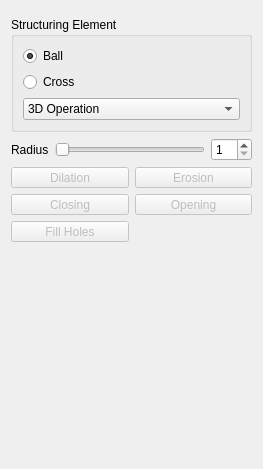
<?xml version="1.0" encoding="UTF-8"?>
<ui version="4.0">
 <class>QmitkMorphologicalOperationsWidgetControls</class>
 <widget class="QWidget" name="QmitkMorphologicalOperationsWidgetControls">
  <property name="geometry">
   <rect>
    <x>0</x>
    <y>0</y>
    <width>263</width>
    <height>469</height>
   </rect>
  </property>
  <property name="windowTitle">
   <string>Form</string>
  </property>
  <layout class="QVBoxLayout" name="verticalLayout_2">
   <item>
    <widget class="QmitkDataSelectionWidget" name="dataSelectionWidget" native="true"/>
   </item>
   <item>
    <widget class="QGroupBox" name="groupBox_6">
     <property name="title">
      <string>Structuring Element</string>
     </property>
     <layout class="QVBoxLayout" name="verticalLayout">
      <item>
       <widget class="QRadioButton" name="radioButtonMorphoBall">
        <property name="text">
         <string>Ball</string>
        </property>
        <property name="checked">
         <bool>true</bool>
        </property>
       </widget>
      </item>
      <item>
       <widget class="QRadioButton" name="radioButtonMorphoCross">
        <property name="text">
         <string>Cross</string>
        </property>
       </widget>
      </item>
      <item>
       <widget class="QComboBox" name="planeSelectionComboBox">
        <item>
         <property name="text">
          <string>3D Operation</string>
         </property>
        </item>
        <item>
         <property name="text">
          <string>2D Operation - Axial</string>
         </property>
        </item>
        <item>
         <property name="text">
          <string>2D Operation - Sagital</string>
         </property>
        </item>
        <item>
         <property name="text">
          <string>2D Operation - Coronal</string>
         </property>
        </item>
       </widget>
      </item>
     </layout>
    </widget>
   </item>
   <item>
    <layout class="QHBoxLayout" name="horizontalLayout_2">
     <item>
      <widget class="QLabel" name="label">
       <property name="text">
        <string>Radius</string>
       </property>
      </widget>
     </item>
     <item>
      <widget class="QSlider" name="sliderMorphFactor">
       <property name="minimum">
        <number>1</number>
       </property>
       <property name="maximum">
        <number>20</number>
       </property>
       <property name="pageStep">
        <number>1</number>
       </property>
       <property name="orientation">
        <enum>Qt::Horizontal</enum>
       </property>
      </widget>
     </item>
     <item>
      <widget class="QSpinBox" name="spinBoxMorphFactor">
       <property name="minimum">
        <number>1</number>
       </property>
       <property name="maximum">
        <number>20</number>
       </property>
      </widget>
     </item>
    </layout>
   </item>
   <item>
    <layout class="QGridLayout" name="gridLayout">
     <item row="0" column="0">
      <widget class="QToolButton" name="btnDilatation">
       <property name="enabled">
        <bool>false</bool>
       </property>
       <property name="sizePolicy">
        <sizepolicy hsizetype="Minimum" vsizetype="Fixed">
         <horstretch>0</horstretch>
         <verstretch>0</verstretch>
        </sizepolicy>
       </property>
       <property name="text">
        <string>Dilation</string>
       </property>
       <property name="icon">
        <iconset resource="./resources/MorphologicalOperationsWidget.qrc">
         <normaloff>:/SegmentationUtilities/MorphologicalOperations/Dilate_48x48.png</normaloff>:/SegmentationUtilities/MorphologicalOperations/Dilate_48x48.png</iconset>
       </property>
       <property name="iconSize">
        <size>
         <width>32</width>
         <height>32</height>
        </size>
       </property>
       <property name="toolButtonStyle">
        <enum>Qt::ToolButtonTextUnderIcon</enum>
       </property>
      </widget>
     </item>
     <item row="0" column="1">
      <widget class="QToolButton" name="btnErosion">
       <property name="enabled">
        <bool>false</bool>
       </property>
       <property name="sizePolicy">
        <sizepolicy hsizetype="Minimum" vsizetype="Fixed">
         <horstretch>0</horstretch>
         <verstretch>0</verstretch>
        </sizepolicy>
       </property>
       <property name="text">
        <string>Erosion</string>
       </property>
       <property name="icon">
        <iconset resource="./resources/MorphologicalOperationsWidget.qrc">
         <normaloff>:/SegmentationUtilities/MorphologicalOperations/Erode_48x48.png</normaloff>:/SegmentationUtilities/MorphologicalOperations/Erode_48x48.png</iconset>
       </property>
       <property name="iconSize">
        <size>
         <width>32</width>
         <height>32</height>
        </size>
       </property>
       <property name="toolButtonStyle">
        <enum>Qt::ToolButtonTextUnderIcon</enum>
       </property>
      </widget>
     </item>
     <item row="1" column="0">
      <widget class="QToolButton" name="btnClosing">
       <property name="enabled">
        <bool>false</bool>
       </property>
       <property name="sizePolicy">
        <sizepolicy hsizetype="Minimum" vsizetype="Fixed">
         <horstretch>0</horstretch>
         <verstretch>0</verstretch>
        </sizepolicy>
       </property>
       <property name="text">
        <string>Closing</string>
       </property>
       <property name="icon">
        <iconset resource="./resources/MorphologicalOperationsWidget.qrc">
         <normaloff>:/SegmentationUtilities/MorphologicalOperations/Closing_48x48.png</normaloff>:/SegmentationUtilities/MorphologicalOperations/Closing_48x48.png</iconset>
       </property>
       <property name="iconSize">
        <size>
         <width>32</width>
         <height>32</height>
        </size>
       </property>
       <property name="toolButtonStyle">
        <enum>Qt::ToolButtonTextUnderIcon</enum>
       </property>
      </widget>
     </item>
     <item row="1" column="1">
      <widget class="QToolButton" name="btnOpening">
       <property name="enabled">
        <bool>false</bool>
       </property>
       <property name="sizePolicy">
        <sizepolicy hsizetype="Minimum" vsizetype="Fixed">
         <horstretch>0</horstretch>
         <verstretch>0</verstretch>
        </sizepolicy>
       </property>
       <property name="text">
        <string>Opening</string>
       </property>
       <property name="icon">
        <iconset resource="./resources/MorphologicalOperationsWidget.qrc">
         <normaloff>:/SegmentationUtilities/MorphologicalOperations/Opening_48x48.png</normaloff>:/SegmentationUtilities/MorphologicalOperations/Opening_48x48.png</iconset>
       </property>
       <property name="iconSize">
        <size>
         <width>32</width>
         <height>32</height>
        </size>
       </property>
       <property name="toolButtonStyle">
        <enum>Qt::ToolButtonTextUnderIcon</enum>
       </property>
      </widget>
     </item>
     <item row="2" column="0">
      <widget class="QToolButton" name="btnFillHoles">
       <property name="enabled">
        <bool>false</bool>
       </property>
       <property name="sizePolicy">
        <sizepolicy hsizetype="Minimum" vsizetype="Fixed">
         <horstretch>0</horstretch>
         <verstretch>0</verstretch>
        </sizepolicy>
       </property>
       <property name="toolTip">
        <string>Globally fills holes in segmentation (structuring element and radius not required)</string>
       </property>
       <property name="text">
        <string>Fill Holes</string>
       </property>
       <property name="icon">
        <iconset resource="./resources/MorphologicalOperationsWidget.qrc">
         <normaloff>:/SegmentationUtilities/MorphologicalOperations/FillHoles_48x48.png</normaloff>:/SegmentationUtilities/MorphologicalOperations/FillHoles_48x48.png</iconset>
       </property>
       <property name="iconSize">
        <size>
         <width>32</width>
         <height>32</height>
        </size>
       </property>
       <property name="toolButtonStyle">
        <enum>Qt::ToolButtonTextUnderIcon</enum>
       </property>
      </widget>
     </item>
    </layout>
   </item>
   <item>
    <spacer name="verticalSpacer">
     <property name="orientation">
      <enum>Qt::Vertical</enum>
     </property>
     <property name="sizeHint" stdset="0">
      <size>
       <width>20</width>
       <height>518</height>
      </size>
     </property>
    </spacer>
   </item>
  </layout>
 </widget>
 <customwidgets>
  <customwidget>
   <class>QmitkDataSelectionWidget</class>
   <extends>QWidget</extends>
   <header>QmitkDataSelectionWidget.h</header>
   <container>1</container>
  </customwidget>
 </customwidgets>
 <resources>
  <include location="./resources/MorphologicalOperationsWidget.qrc"/>
 </resources>
 <connections>
  <connection>
   <sender>sliderMorphFactor</sender>
   <signal>valueChanged(int)</signal>
   <receiver>spinBoxMorphFactor</receiver>
   <slot>setValue(int)</slot>
   <hints>
    <hint type="sourcelabel">
     <x>240</x>
     <y>27</y>
    </hint>
    <hint type="destinationlabel">
     <x>766</x>
     <y>36</y>
    </hint>
   </hints>
  </connection>
  <connection>
   <sender>spinBoxMorphFactor</sender>
   <signal>valueChanged(int)</signal>
   <receiver>sliderMorphFactor</receiver>
   <slot>setValue(int)</slot>
   <hints>
    <hint type="sourcelabel">
     <x>784</x>
     <y>38</y>
    </hint>
    <hint type="destinationlabel">
     <x>657</x>
     <y>38</y>
    </hint>
   </hints>
  </connection>
 </connections>
</ui>
